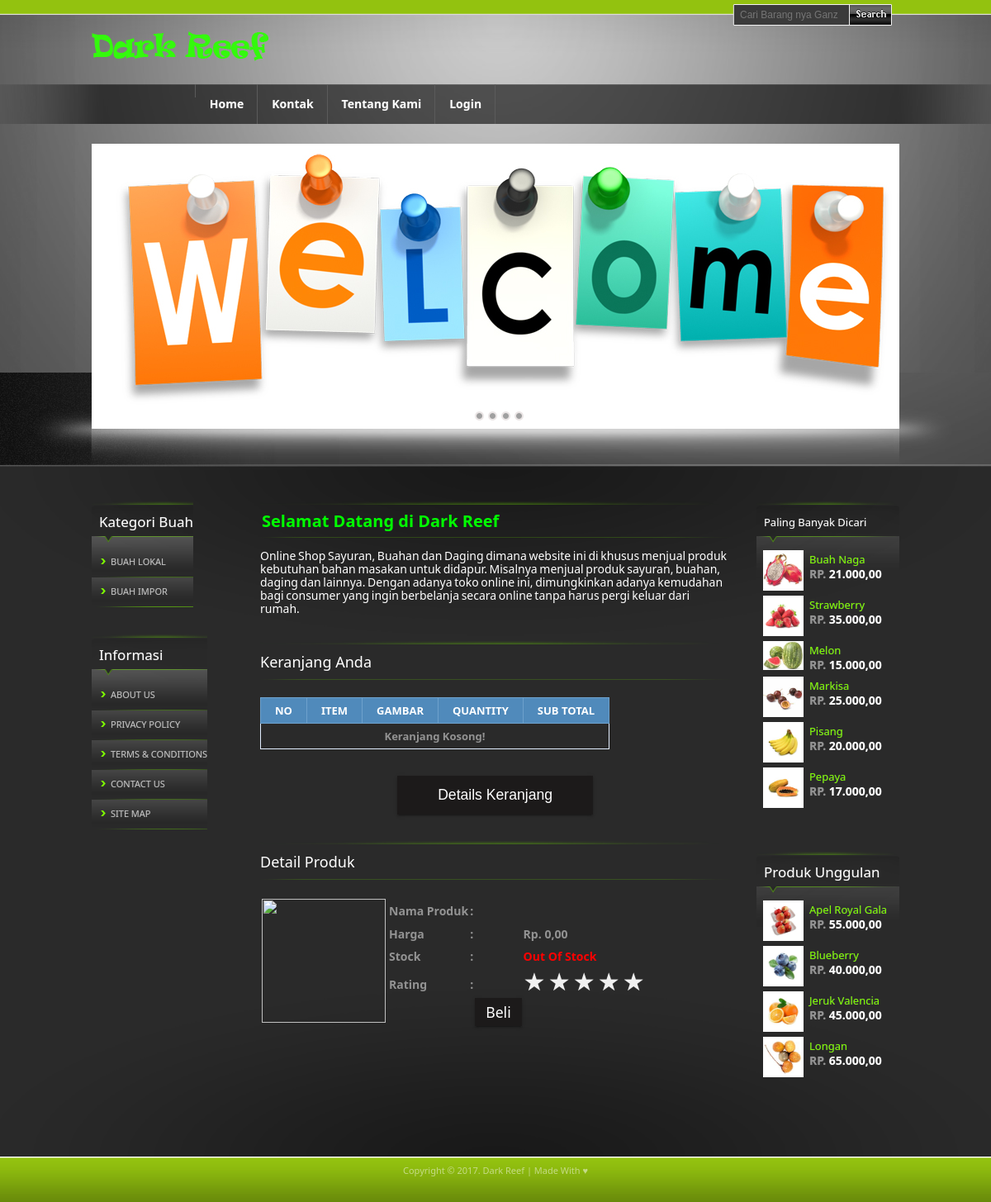
/detailproduk.php, run on the app's committed database.
### tables this page shows
CREATE TABLE IF NOT EXISTS `buah` (
  `id` int(11) NOT NULL AUTO_INCREMENT,
  `kategori` int(11) NOT NULL,
  `nama_buah` varchar(100) DEFAULT NULL,
  `deskripsi` text NOT NULL,
  `gambar` varchar(100) NOT NULL,
  `produk_unggulan` varchar(10) NOT NULL,
  `harga` int(100) DEFAULT NULL,
  `status` varchar(10) NOT NULL,
  `stok` int(3) NOT NULL,
  `paling_dicari` varchar(10) NOT NULL,
  PRIMARY KEY (`id`)
);

### detailproduk.php (the view, shortened to what this page needs)
<?php
include "config/koneksi.php";
?>
<!DOCTYPE html PUBLIC "-//W3C//DTD XHTML 1.0 Transitional//EN" "http://www.w3.org/TR/xhtml1/DTD/xhtml1-transitional.dtd">
<html lang="en-US" xmlns="http://www.w3.org/1999/xhtml" dir="ltr">
<head>
	<link rel="stylesheet" href="css/style.css" type="text/css" media="all" />
	</head>
<body>
	<div id="wrapper">
		<div id="search">
			<div class="shell">
				<form action="proses.php" method="post" accept-charset="utf-8">
					<div class="container">
						<input type="text" name="search" class="selectbox" placeholder="Cari Barang nya Ganz..." />
					</div>
					<input class="search-button" type="submit" value="Submit" name="submit" />
				</form>
			</div>
		</div>
		<div id="header" class="shell">
			<h1 id="logo"><img src="css/images/logos.png" alt="Dark Reef" />&nbsp;</h1>
		</div>
		<div id="navigation">
			<div class="shell">
					<li>	&nbsp;&nbsp;&nbsp;&nbsp;&nbsp;&nbsp;&nbsp;&nbsp;&nbsp;&nbsp;&nbsp;&nbsp;&nbsp;&nbsp;&nbsp;&nbsp;
					</li>
					<li><a href="index.php" title="Home">Home</a></li>
					<li><a href="#" title="Account">Kontak</a></li>
					<li><a href="#" title="Contact">Tentang Kami</a></li>
					<?php
					  if (empty($_SESSION[username]))
						echo '<li><a href="login.php">Login</a></li>'; ?>
			</div>
		</div>
		<div id="slider">
			<div class="slider-outer">
				<div class="slider-inner shell">
					<ul class="slider-items">
						<li>
							<img src="css/images/slide-img1.jpg" alt="Slide Image 1" />
							<div class="slide-entry">
							</div>
						</li>
					</ul>
					<div class="slider-controls">
					</div>
				</div>
			</div>
		</div>
		<div id="main">
			<div class="inner">
				<div class="shell">
					<div id="left-sidebar" class="sidebar">
						<ul>
							<li class="widget">
								<h2>Kategori Buah</h2>
								<div class="widget-entry">
									<ul>
										<li><a href="buah-lokal.php" title="Buah Lokal"><span>Buah Lokal</span></a></li>
										<li><a href="buah-lokal.php" title="Buah Impor"><span>Buah Impor</span></a></li>
									</ul>
								</div>
							</li>
							<li class="widget">
								<h2>Informasi</h2>
								<div class="widget-entry">
									<ul>
										<li><a href="#" title="About Us"><span>About Us</span></a></li>
										<li><a href="#" title="Privacy Policy"><span>Privacy Policy</span></a></li>
										<li><a href="#" title="Terms &amp; Conditions"><span>Terms &amp; Conditions</span></a></li>
										<li><a href="#" title="Contact Us"><span>Contact Us</span></a></li>
										<li class="last"><a href="#" title="Site Map"><span>Site Map</span></a></li>
									</ul>
								</div>
							</li>
						</ul>
					</div>
					<div id="content">
						<div class="post">
							<h2><span class="style2">Selamat Datang di Dark Reef</span><span class="title-bottom">&nbsp;</span></h2>
							<p class="style1">Online Shop Sayuran, Buahan dan Daging dimana website ini di khusus menjual produk kebutuhan bahan masakan untuk didapur. Misalnya menjual produk sayuran, buahan, daging dan lainnya. Dengan adanya toko online ini, dimungkinkan adanya kemudahan bagi consumer yang ingin berbelanja secara online tanpa harus pergi keluar dari rumah.</p>
						</div>
						<div id="products">
							<h2><span class="style4">Keranjang Anda</span><span class="title-bottom">&nbsp;</span></h2>
						<table class="demo-table" >
						<thead>
  					<tr>
                    <th><center>No</center></th>
					<th><center>Item</center></th>
					<th><center>Gambar</center></th>
					<th><center>Quantity</center></th>
					<th><center>Sub Total</center></th>
				</tr>
				</thead>
				<?php
    $total = 0;
            ?>
                        <?php
				if($total == 0){
					echo '<th colspan="5" align="center">Keranjang Kosong!</th>';
				} else {
					echo'
                        <th colspan="4"><b>Total : </th>
						<th>Rp. '.number_format($total,2,",",".").' </b></th>
					';
				}
				?>
				</table>
				<p align="right">
				<div class="container">
    			<div class="button-container">
    			<button type="button" class="button" onclick="window.location = 'detail.php';">
				<span><font color="#ffffff">Details Keranjang</font></span></button>
  				</div>
				</div>
				</p>
						</div>
						<div id="products">
							<h2><span class="style4">Detail Produk</span><span class="title-bottom">&nbsp;</span></h2>
					<table>
                    <tr>
					<?php
					$query = mysqli_query($koneksi, "SELECT * FROM buah WHERE id='$_GET[kd]'");
					$data  = mysqli_fetch_array($query);
					?>
                        <td rowspan="7"><img src="css/images/<?php echo $data['gambar']; ?>" width="150" height="150" /></td>
                        </tr>
						<tr>
                        <td size="200"><h3>Nama Produk</h3></td>
                        <td><h3>:</h3></td>
						<td></td>
						<td><h3><?php echo $data['nama_buah']; ?></h3></td>
                        </tr>
                        <tr>
                        <td size="200"><h3>Harga</h3></td>
                        <td><h3>:</h3></td>
						<td></td>
						<td><h3>Rp. <?php echo number_format($data['harga'],2,",",".");?></h3></td>
                        </tr>
                        <tr>
                        <td><h3>Stock</h3></td>
                        <td><h3>:</h3></td>
						<td></td>
                        <td><h3><?php if ($data['stok'] >= 1){
	                           echo '<strong style="color: green;">In Stock, </strong>';	echo $data['stok'];
                                } else {
	                           echo '<strong style="color: red;">Out Of Stock</strong>';
                                }; ?></h3></td>
                        </tr>
                        <tr>
                        <td><h3>Rating</h3></td>
                        <td><h3>:</h3></td>
						<td></td>
						<td>
						<ul onMouseOut="resetRating();">
						  <li onmouseover="highlightStar(this);" onmouseout="removeHighlight();" onClick="addRating(this);">&#9733;</li>
						  <li onmouseover="highlightStar(this);" onmouseout="removeHighlight();" onClick="addRating(this);">&#9733;</li>
						  <li onmouseover="highlightStar(this);" onmouseout="removeHighlight();" onClick="addRating(this);">&#9733;</li>
						  <li onmouseover="highlightStar(this);" onmouseout="removeHighlight();" onClick="addRating(this);">&#9733;</li>
						  <li onmouseover="highlightStar(this);" onmouseout="removeHighlight();" onClick="addRating(this);">&#9733;</li>
						</ul>
						</td>
                        </tr>
                        <tr>
                        <td></td>
                        <td></td>
						<td>
						<p align="right">
						<a href="cart.php?act=add&amp;barang_id=<?php echo $data['id']; ?>&amp;ref=detailproduk.php?kd=
						<?php echo $data['id'];?>" class="small button"><font color="white">Beli</font></a></td></p>
                        </tr>
                    </table>
                    </div>
      		</div>
					<div id="right-sidebar" class="sidebar">
						<ul>
							<li class="widget products-box">
								<h2><font size="-1">Paling Banyak Dicari</font></h2>
								<div class="widget-entry">
									<ul>
										<?php
                    $sql = mysqli_query($koneksi, "SELECT * FROM buah where kategori='2' and id='7'");
					if(mysqli_num_rows($sql) == 0){
						echo "Tidak ada produk!";
					}else{
						while($data = mysqli_fetch_assoc($sql)){
                    		?>
										<li>
											<a href="#" title="Buah Naga">
												<img src="css/images/<?php echo $data['gambar']; ?>" />
												<span class="info">
													<span class="title"><?php echo $data['nama_buah']; ?></span>
													<span class="price"><span>Rp. </span><?php echo number_format($data['harga'],2,",",".");?></span>
												</span>
											</a>
										</li>
										<?php
              }
              }
              ?>
			  							<?php
                    $sql = mysqli_query($koneksi, "SELECT * FROM buah where kategori='2' and id='8'");
					if(mysqli_num_rows($sql) == 0){
						echo "Tidak ada produk!";
					}else{
						while($data = mysqli_fetch_assoc($sql)){
                    		?>
										<li>
											<a href="#" title="Strawberry">
												<img src="css/images/<?php echo $data['gambar']; ?>" />
												<span class="info">
													<span class="title"><?php echo $data['nama_buah']; ?></span>
													<span class="price"><span>Rp. </span><?php echo number_format($data['harga'],2,",",".");?></span>
												</span>
											</a>
										</li>
										<?php
              }
              }
              ?>
										<?php
                    $sql = mysqli_query($koneksi, "SELECT * FROM buah where kategori='2' and id='9'");
					if(mysqli_num_rows($sql) == 0){
						echo "Tidak ada produk!";
					}else{
						while($data = mysqli_fetch_assoc($sql)){
                    		?>
										<li>
											<a href="#" title="Melon">
												<img src="css/images/<?php echo $data['gambar']; ?>" />
												<span class="info">
													<span class="title"><?php echo $data['nama_buah']; ?></span>
													<span class="price"><span>Rp. </span><?php echo number_format($data['harga'],2,",",".");?></span>
												</span>
											</a>
										</li>
										<?php
              }
              }
              ?>
										<?php
                    $sql = mysqli_query($koneksi, "SELECT * FROM buah where kategori='2' and id='10'");
					if(mysqli_num_rows($sql) == 0){
						echo "Tidak ada produk!";
					}else{
						while($data = mysqli_fetch_assoc($sql)){
                    		?>
										<li>
											<a href="#" title="Markisa">
												<img src="css/images/<?php echo $data['gambar']; ?>" />
												<span class="info">
													<span class="title"><?php echo $data['nama_buah']; ?></span>
													<span class="price"><span>Rp. </span><?php echo number_format($data['harga'],2,",",".");?></span>
												</span>
											</a>
										</li>
										<?php
              }
              }
              ?>
										<?php
                    $sql = mysqli_query($koneksi, "SELECT * FROM buah where kategori='2' and id='11'");
					if(mysqli_num_rows($sql) == 0){
						echo "Tidak ada produk!";
					}else{
						while($data = mysqli_fetch_assoc($sql)){
                    		?>
										<li>
											<a href="#" title="Pisang">
												<img src="css/images/<?php echo $data['gambar']; ?>" />
												<span class="info">
													<span class="title"><?php echo $data['nama_buah']; ?></span>
													<span class="price"><span>Rp. </span><?php echo number_format($data['harga'],2,",",".");?></span>
												</span>
											</a>
										</li>
										<?php
              }
              }
              ?>
										<?php
                    $sql = mysqli_query($koneksi, "SELECT * FROM buah where kategori='2' and id='12'");
					if(mysqli_num_rows($sql) == 0){
						echo "Tidak ada produk!";
					}else{
						while($data = mysqli_fetch_assoc($sql)){
                    		?>
										<li>
											<a href="#" title="Pepaya">
												<img src="css/images/<?php echo $data['gambar']; ?>" />
												<span class="info">
													<span class="title"><?php echo $data['nama_buah']; ?></span>
													<span class="price"><span>Rp. </span><?php echo number_format($data['harga'],2,",",".");?></span>
												</span>
											</a>
										</li>
										<?php
              }
              }
              ?>
									</ul>
								</div>
							</li>
							<li class="widget products-box">
								<h2>Produk Unggulan</h2>
								<div class="widget-entry">
									<ul>
									<?php
                    $sql = mysqli_query($koneksi, "SELECT * FROM buah where kategori='3' and id='13'");
					if(mysqli_num_rows($sql) == 0){
						echo "Tidak ada produk!";
					}else{
						while($data = mysqli_fetch_assoc($sql)){
                    		?>
										<li>
											<a href="#" title="Apel royal Gala">
												<img src="css/images/<?php echo $data['gambar']; ?>" />
												<span class="info">
													<span class="title"><?php echo $data['nama_buah']; ?></span>
													<span class="price"><span>Rp. </span><?php echo number_format($data['harga'],2,",",".");?></span>
												</span>
											</a>
										</li>
										<?php
              }
              }
              ?>
										<?php
                    $sql = mysqli_query($koneksi, "SELECT * FROM buah where kategori='3' and id='14'");
					if(mysqli_num_rows($sql) == 0){
						echo "Tidak ada produk!";
					}else{
						while($data = mysqli_fetch_assoc($sql)){
                    		?>
										<li>
											<a href="#" title="Blueberry">
												<img src="css/images/<?php echo $data['gambar']; ?>" />
												<span class="info">
													<span class="title"><?php echo $data['nama_buah']; ?></span>
													<span class="price"><span>Rp. </span><?php echo number_format($data['harga'],2,",",".");?></span>
												</span>
											</a>
										</li>
										<?php
              }
              }
              ?>
										<?php
                    $sql = mysqli_query($koneksi, "SELECT * FROM buah where kategori='3' and id='15'");
					if(mysqli_num_rows($sql) == 0){
						echo "Tidak ada produk!";
					}else{
						while($data = mysqli_fetch_assoc($sql)){
                    		?>
										<li>
											<a href="#" title="Jeruk Valencia">
												<img src="css/images/<?php echo $data['gambar']; ?>" />
												<span class="info">
													<span class="title"><?php echo $data['nama_buah']; ?></span>
													<span class="price"><span>Rp. </span><?php echo number_format($data['harga'],2,",",".");?></span>
												</span>
											</a>
										</li>
										<?php
              }
              }
              ?>
										<?php
                    $sql = mysqli_query($koneksi, "SELECT * FROM buah where kategori='3' and id='16'");
					if(mysqli_num_rows($sql) == 0){
						echo "Tidak ada produk!";
					}else{
						while($data = mysqli_fetch_assoc($sql)){
                    		?>
										<li>
											<a href="#" title="Longan">
												<img src="css/images/<?php echo $data['gambar']; ?>" />
												<span class="info">
													<span class="title"><?php echo $data['nama_buah']; ?></span>
													<span class="price"><span>Rp. </span><?php echo number_format($data['harga'],2,",",".");?></span>
												</span>
											</a>
										</li>
										<?php
              }
              }
              ?>
									</ul>
								</div>
							</li>
						</ul>
					</div>
				</div>
			</div>
		</div>
	  <div id="footer">
	    <div align="center" class="style5">Copyright &copy; 2017. Dark Reef | Made With ♥</div>
	  </div>
	</div>
</body>
</html>

### detailproduk.php (style rules this page uses)
.style2 { color: #00FF00; font-size: 20px; }
.style4 { color: #FFFFFF }
body { font-family: "Lucida Sans Unicode", "Lucida Grande", "Segoe Ui"; }
.demo-table { border-collapse: collapse; font-size: 13px; }
.demo-table th, .demo-table td { border: 1px solid #e1edff; padding: 7px 17px; }
.demo-table thead th { background-color: #508abb; color: #FFFFFF; border-color: #6ea1cc !important; text-transform: uppercase; }
.button-container { text-align: center; }
.button { position: relative; background: currentColor; border: 1px solid currentColor; font-size: 1.1rem; color: #1c1a1a; margin: 2rem 0; padding: 0.75rem 3rem; cursor: pointer; -webkit-transition: background-color 0.28s ease, color 0.28s ease, box-shadow 0.28s ease; transition: background-color 0.28s ease, color 0.28s ease, box-shadow 0.28s ease; overflow: hidden; box-shadow: 0 2px 2px 0 rgba(0, 0, 0, 0.14), 0 3px 1px -2px rgba(0, 0, 0, 0.2), 0 1px 5px 0 rgba(0, 0, 0, 0.12); left: .1000px; width: 450px height: 1000px; }
.button span { color: #fff; position: relative; z-index: 1; }
.button::before { content: ''; position: absolute; background: #071017; border: 50vh solid #1d4567; width: 30vh; height: 30vh; border-radius: 50%; display: block; top: 50%; left: 50%; z-index: 0; opacity: 1; -webkit-transform: translate(-50%, -50%) scale(0); transform: translate(-50%, -50%) scale(0); }
.button.small { padding: 4px 12px; }
li { display: inline-block;color: #F0F0F0;text-shadow: 0 0 1px #666666;font-size:30px; }

### data on the page
buah: gambar (picture), nama_buah "Buah Naga", harga "21.000,00"
buah: gambar (picture), nama_buah "Strawberry", harga "35.000,00"
buah: gambar (picture), nama_buah "Melon", harga "15.000,00"
buah: gambar (picture), nama_buah "Markisa", harga "25.000,00"
buah: gambar (picture), nama_buah "Pisang", harga "20.000,00"
buah: gambar (picture), nama_buah "Pepaya", harga "17.000,00"
buah: gambar (picture), nama_buah "Apel Royal Gala", harga "55.000,00"
buah: gambar (picture), nama_buah "Blueberry", harga "40.000,00"
buah: gambar (picture), nama_buah "Jeruk Valencia", harga "45.000,00"
buah: gambar (picture), nama_buah "Longan", harga "65.000,00"

### other printed values
$data['harga'] "0,00"
